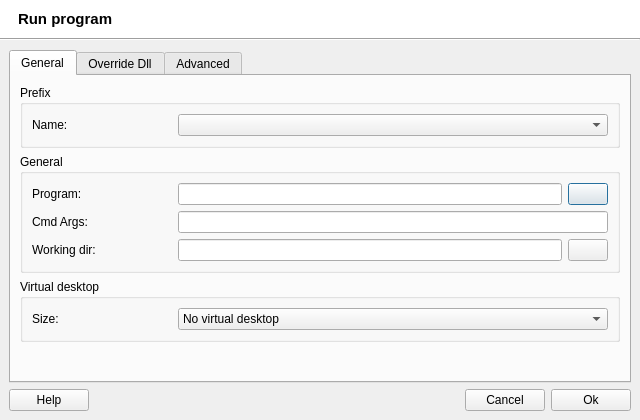
<?xml version="1.0" encoding="UTF-8"?>
<ui version="4.0">
 <class>Run</class>
 <widget class="QDialog" name="Run">
  <property name="windowModality">
   <enum>Qt::WindowModal</enum>
  </property>
  <property name="geometry">
   <rect>
    <x>0</x>
    <y>0</y>
    <width>640</width>
    <height>420</height>
   </rect>
  </property>
  <property name="minimumSize">
   <size>
    <width>340</width>
    <height>370</height>
   </size>
  </property>
  <property name="windowTitle">
   <string>Run program</string>
  </property>
  <property name="windowIcon">
   <iconset>
    <normaloff>:/data/q4wine.png</normaloff>:/data/q4wine.png</iconset>
  </property>
  <layout class="QVBoxLayout">
   <property name="spacing">
    <number>0</number>
   </property>
   <property name="margin">
    <number>0</number>
   </property>
   <item>
    <widget class="QWidget" name="widget_7" native="true">
     <property name="palette">
      <palette>
       <active>
        <colorrole role="Button">
         <brush brushstyle="SolidPattern">
          <color alpha="255">
           <red>255</red>
           <green>255</green>
           <blue>255</blue>
          </color>
         </brush>
        </colorrole>
        <colorrole role="Midlight">
         <brush brushstyle="SolidPattern">
          <color alpha="255">
           <red>255</red>
           <green>255</green>
           <blue>255</blue>
          </color>
         </brush>
        </colorrole>
        <colorrole role="Base">
         <brush brushstyle="SolidPattern">
          <color alpha="255">
           <red>255</red>
           <green>255</green>
           <blue>255</blue>
          </color>
         </brush>
        </colorrole>
        <colorrole role="Window">
         <brush brushstyle="SolidPattern">
          <color alpha="255">
           <red>255</red>
           <green>255</green>
           <blue>255</blue>
          </color>
         </brush>
        </colorrole>
       </active>
       <inactive>
        <colorrole role="Button">
         <brush brushstyle="SolidPattern">
          <color alpha="255">
           <red>255</red>
           <green>255</green>
           <blue>255</blue>
          </color>
         </brush>
        </colorrole>
        <colorrole role="Midlight">
         <brush brushstyle="SolidPattern">
          <color alpha="255">
           <red>255</red>
           <green>255</green>
           <blue>255</blue>
          </color>
         </brush>
        </colorrole>
        <colorrole role="Base">
         <brush brushstyle="SolidPattern">
          <color alpha="255">
           <red>255</red>
           <green>255</green>
           <blue>255</blue>
          </color>
         </brush>
        </colorrole>
        <colorrole role="Window">
         <brush brushstyle="SolidPattern">
          <color alpha="255">
           <red>255</red>
           <green>255</green>
           <blue>255</blue>
          </color>
         </brush>
        </colorrole>
       </inactive>
       <disabled>
        <colorrole role="Button">
         <brush brushstyle="SolidPattern">
          <color alpha="255">
           <red>255</red>
           <green>255</green>
           <blue>255</blue>
          </color>
         </brush>
        </colorrole>
        <colorrole role="Midlight">
         <brush brushstyle="SolidPattern">
          <color alpha="255">
           <red>255</red>
           <green>255</green>
           <blue>255</blue>
          </color>
         </brush>
        </colorrole>
        <colorrole role="Base">
         <brush brushstyle="SolidPattern">
          <color alpha="255">
           <red>255</red>
           <green>255</green>
           <blue>255</blue>
          </color>
         </brush>
        </colorrole>
        <colorrole role="Window">
         <brush brushstyle="SolidPattern">
          <color alpha="255">
           <red>255</red>
           <green>255</green>
           <blue>255</blue>
          </color>
         </brush>
        </colorrole>
       </disabled>
      </palette>
     </property>
     <property name="autoFillBackground">
      <bool>true</bool>
     </property>
     <layout class="QHBoxLayout">
      <property name="leftMargin">
       <number>18</number>
      </property>
      <item>
       <widget class="QLabel" name="lblCaption">
        <property name="font">
         <font>
          <pointsize>11</pointsize>
          <weight>75</weight>
          <bold>true</bold>
         </font>
        </property>
        <property name="text">
         <string>Run program</string>
        </property>
       </widget>
      </item>
      <item>
       <spacer>
        <property name="orientation">
         <enum>Qt::Horizontal</enum>
        </property>
        <property name="sizeHint" stdset="0">
         <size>
          <width>40</width>
          <height>20</height>
         </size>
        </property>
       </spacer>
      </item>
      <item>
       <widget class="QLabel" name="lblLogo">
        <property name="text">
         <string/>
        </property>
       </widget>
      </item>
     </layout>
    </widget>
   </item>
   <item>
    <widget class="Line" name="line">
     <property name="orientation">
      <enum>Qt::Horizontal</enum>
     </property>
    </widget>
   </item>
   <item>
    <widget class="QWidget" name="widget" native="true">
     <layout class="QVBoxLayout">
      <item>
       <widget class="QTabWidget" name="twbGeneral">
        <property name="currentIndex">
         <number>0</number>
        </property>
        <widget class="QWidget" name="tab">
         <attribute name="title">
          <string>General</string>
         </attribute>
         <layout class="QVBoxLayout" name="verticalLayout_2">
          <item>
           <widget class="QGroupBox" name="groupBox_7">
            <property name="title">
             <string>Prefix</string>
            </property>
            <layout class="QVBoxLayout">
             <item>
              <widget class="QWidget" name="widget_29" native="true">
               <layout class="QHBoxLayout">
                <property name="margin">
                 <number>0</number>
                </property>
                <item>
                 <widget class="QLabel" name="label_28">
                  <property name="minimumSize">
                   <size>
                    <width>140</width>
                    <height>0</height>
                   </size>
                  </property>
                  <property name="maximumSize">
                   <size>
                    <width>140</width>
                    <height>16777215</height>
                   </size>
                  </property>
                  <property name="text">
                   <string>Name:</string>
                  </property>
                 </widget>
                </item>
                <item>
                 <widget class="QComboBox" name="comboPrefixes"/>
                </item>
               </layout>
              </widget>
             </item>
            </layout>
           </widget>
          </item>
          <item>
           <widget class="QGroupBox" name="groupBox">
            <property name="title">
             <string>General</string>
            </property>
            <layout class="QVBoxLayout">
             <item>
              <widget class="QWidget" name="widget_2" native="true">
               <layout class="QHBoxLayout">
                <property name="margin">
                 <number>0</number>
                </property>
                <item>
                 <widget class="QLabel" name="label">
                  <property name="minimumSize">
                   <size>
                    <width>140</width>
                    <height>0</height>
                   </size>
                  </property>
                  <property name="maximumSize">
                   <size>
                    <width>140</width>
                    <height>16777215</height>
                   </size>
                  </property>
                  <property name="text">
                   <string>Program:</string>
                  </property>
                 </widget>
                </item>
                <item>
                 <widget class="QLineEdit" name="txtProgramBin"/>
                </item>
                <item>
                 <widget class="QPushButton" name="cmdGetProgramBin">
                  <property name="text">
                   <string/>
                  </property>
                  <property name="iconSize">
                   <size>
                    <width>16</width>
                    <height>16</height>
                   </size>
                  </property>
                 </widget>
                </item>
               </layout>
              </widget>
             </item>
             <item>
              <widget class="QWidget" name="widget_4" native="true">
               <layout class="QHBoxLayout">
                <property name="margin">
                 <number>0</number>
                </property>
                <item>
                 <widget class="QLabel" name="label_3">
                  <property name="minimumSize">
                   <size>
                    <width>140</width>
                    <height>0</height>
                   </size>
                  </property>
                  <property name="maximumSize">
                   <size>
                    <width>140</width>
                    <height>16777215</height>
                   </size>
                  </property>
                  <property name="text">
                   <string>Cmd Args:</string>
                  </property>
                 </widget>
                </item>
                <item>
                 <widget class="QLineEdit" name="txtCmdArgs"/>
                </item>
               </layout>
              </widget>
             </item>
             <item>
              <widget class="QWidget" name="widget_12" native="true">
               <layout class="QHBoxLayout">
                <property name="margin">
                 <number>0</number>
                </property>
                <item>
                 <widget class="QLabel" name="label_12">
                  <property name="minimumSize">
                   <size>
                    <width>140</width>
                    <height>0</height>
                   </size>
                  </property>
                  <property name="maximumSize">
                   <size>
                    <width>140</width>
                    <height>16777215</height>
                   </size>
                  </property>
                  <property name="text">
                   <string>Working dir:</string>
                  </property>
                 </widget>
                </item>
                <item>
                 <widget class="QLineEdit" name="txtWorkDir"/>
                </item>
                <item>
                 <widget class="QPushButton" name="cmdGetWorkDir">
                  <property name="text">
                   <string/>
                  </property>
                  <property name="iconSize">
                   <size>
                    <width>16</width>
                    <height>16</height>
                   </size>
                  </property>
                 </widget>
                </item>
               </layout>
              </widget>
             </item>
            </layout>
           </widget>
          </item>
          <item>
           <widget class="QGroupBox" name="groupBox_8">
            <property name="title">
             <string>Virtual desktop</string>
            </property>
            <layout class="QVBoxLayout" name="verticalLayout">
             <item>
              <widget class="QWidget" name="widget_13" native="true">
               <layout class="QHBoxLayout" name="_2">
                <property name="margin">
                 <number>0</number>
                </property>
                <item>
                 <widget class="QLabel" name="label_7">
                  <property name="minimumSize">
                   <size>
                    <width>140</width>
                    <height>0</height>
                   </size>
                  </property>
                  <property name="maximumSize">
                   <size>
                    <width>140</width>
                    <height>16777215</height>
                   </size>
                  </property>
                  <property name="text">
                   <string>Size:</string>
                  </property>
                 </widget>
                </item>
                <item>
                 <widget class="QComboBox" name="cboxDesktopSize">
                  <item>
                   <property name="text">
                    <string>No virtual desktop</string>
                   </property>
                  </item>
                  <item>
                   <property name="text">
                    <string>320x240</string>
                   </property>
                  </item>
                  <item>
                   <property name="text">
                    <string>640x480</string>
                   </property>
                  </item>
                  <item>
                   <property name="text">
                    <string>800x600</string>
                   </property>
                  </item>
                  <item>
                   <property name="text">
                    <string>1024x768</string>
                   </property>
                  </item>
                  <item>
                   <property name="text">
                    <string>1600x1200</string>
                   </property>
                  </item>
                  <item>
                   <property name="text">
                    <string>1440х900</string>
                   </property>
                  </item>
                  <item>
                   <property name="text">
                    <string>1680х1050</string>
                   </property>
                  </item>
                  <item>
                   <property name="text">
                    <string>1920x1200</string>
                   </property>
                  </item>
                  <item>
                   <property name="text">
                    <string>2560x1600</string>
                   </property>
                  </item>
                 </widget>
                </item>
               </layout>
              </widget>
             </item>
            </layout>
           </widget>
          </item>
          <item>
           <spacer>
            <property name="orientation">
             <enum>Qt::Vertical</enum>
            </property>
            <property name="sizeHint" stdset="0">
             <size>
              <width>680</width>
              <height>54</height>
             </size>
            </property>
           </spacer>
          </item>
         </layout>
        </widget>
        <widget class="QWidget" name="tab_3">
         <attribute name="title">
          <string>Override Dll</string>
         </attribute>
         <layout class="QVBoxLayout">
          <item>
           <widget class="QGroupBox" name="groupBox_5">
            <property name="title">
             <string>Present wine dlls</string>
            </property>
            <layout class="QHBoxLayout">
             <item>
              <widget class="QComboBox" name="cboxDlls">
               <property name="minimumSize">
                <size>
                 <width>300</width>
                 <height>0</height>
                </size>
               </property>
               <property name="maximumSize">
                <size>
                 <width>300</width>
                 <height>16777215</height>
                </size>
               </property>
               <property name="maxVisibleItems">
                <number>5</number>
               </property>
              </widget>
             </item>
             <item>
              <spacer>
               <property name="orientation">
                <enum>Qt::Horizontal</enum>
               </property>
               <property name="sizeHint" stdset="0">
                <size>
                 <width>40</width>
                 <height>20</height>
                </size>
               </property>
              </spacer>
             </item>
             <item>
              <widget class="QComboBox" name="cboxOveride">
               <item>
                <property name="text">
                 <string>Native</string>
                </property>
               </item>
               <item>
                <property name="text">
                 <string>Buildin</string>
                </property>
               </item>
               <item>
                <property name="text">
                 <string>Native, Buildin</string>
                </property>
               </item>
               <item>
                <property name="text">
                 <string>Buildin, Native</string>
                </property>
               </item>
              </widget>
             </item>
             <item>
              <widget class="QPushButton" name="cmdAdd">
               <property name="text">
                <string>Add</string>
               </property>
              </widget>
             </item>
            </layout>
           </widget>
          </item>
          <item>
           <widget class="QGroupBox" name="groupBox_6">
            <property name="title">
             <string>Overrided dlls</string>
            </property>
            <layout class="QGridLayout">
             <item row="0" column="0">
              <widget class="QTableWidget" name="twDlls">
               <property name="selectionMode">
                <enum>QAbstractItemView::SingleSelection</enum>
               </property>
               <property name="selectionBehavior">
                <enum>QAbstractItemView::SelectRows</enum>
               </property>
               <property name="sortingEnabled">
                <bool>false</bool>
               </property>
               <column>
                <property name="text">
                 <string>Dll name</string>
                </property>
               </column>
               <column>
                <property name="text">
                 <string>Override algoritm</string>
                </property>
               </column>
              </widget>
             </item>
            </layout>
           </widget>
          </item>
         </layout>
        </widget>
        <widget class="QWidget" name="tab_2">
         <attribute name="title">
          <string>Advanced</string>
         </attribute>
         <layout class="QVBoxLayout">
          <item>
           <widget class="QGroupBox" name="groupBox_4">
            <property name="title">
             <string>Display</string>
            </property>
            <layout class="QVBoxLayout">
             <property name="spacing">
              <number>2</number>
             </property>
             <item>
              <widget class="QWidget" name="widget_9" native="true">
               <layout class="QHBoxLayout">
                <property name="margin">
                 <number>0</number>
                </property>
                <item>
                 <widget class="QLabel" name="label_10">
                  <property name="minimumSize">
                   <size>
                    <width>140</width>
                    <height>0</height>
                   </size>
                  </property>
                  <property name="maximumSize">
                   <size>
                    <width>140</width>
                    <height>16777215</height>
                   </size>
                  </property>
                  <property name="text">
                   <string>DISPLAY:</string>
                  </property>
                 </widget>
                </item>
                <item>
                 <widget class="QLineEdit" name="txtDisplay"/>
                </item>
               </layout>
              </widget>
             </item>
            </layout>
           </widget>
          </item>
          <item>
           <widget class="QGroupBox" name="groupBox_3">
            <property name="title">
             <string>Debug options</string>
            </property>
            <layout class="QVBoxLayout">
             <property name="topMargin">
              <number>0</number>
             </property>
             <item>
              <widget class="QCheckBox" name="cbUseConsole">
               <property name="text">
                <string>Run with output in console</string>
               </property>
              </widget>
             </item>
             <item>
              <widget class="QWidget" name="widget_8" native="true">
               <layout class="QHBoxLayout">
                <property name="margin">
                 <number>0</number>
                </property>
                <item>
                 <widget class="QLabel" name="label_9">
                  <property name="minimumSize">
                   <size>
                    <width>140</width>
                    <height>0</height>
                   </size>
                  </property>
                  <property name="maximumSize">
                   <size>
                    <width>140</width>
                    <height>16777215</height>
                   </size>
                  </property>
                  <property name="text">
                   <string>WINEDEBUG:</string>
                  </property>
                 </widget>
                </item>
                <item>
                 <widget class="QLineEdit" name="txtWinedebug">
                  <property name="enabled">
                   <bool>false</bool>
                  </property>
                 </widget>
                </item>
               </layout>
              </widget>
             </item>
            </layout>
           </widget>
          </item>
          <item>
           <widget class="QGroupBox" name="groupBox_9">
            <property name="title">
             <string>Nice level priority</string>
            </property>
            <layout class="QVBoxLayout" name="_3">
             <property name="topMargin">
              <number>0</number>
             </property>
             <item>
              <widget class="QWidget" name="widget_14" native="true">
               <layout class="QHBoxLayout" name="_4">
                <property name="margin">
                 <number>0</number>
                </property>
                <item>
                 <widget class="QLabel" name="label_13">
                  <property name="minimumSize">
                   <size>
                    <width>140</width>
                    <height>0</height>
                   </size>
                  </property>
                  <property name="maximumSize">
                   <size>
                    <width>140</width>
                    <height>16777215</height>
                   </size>
                  </property>
                  <property name="text">
                   <string>Priority:</string>
                  </property>
                 </widget>
                </item>
                <item>
                 <widget class="QSpinBox" name="txtNice">
                  <property name="minimum">
                   <number>0</number>
                  </property>
                  <property name="maximum">
                   <number>20</number>
                  </property>
                 </widget>
                </item>
               </layout>
              </widget>
             </item>
            </layout>
           </widget>
          </item>
          <item>
           <spacer>
            <property name="orientation">
             <enum>Qt::Vertical</enum>
            </property>
            <property name="sizeHint" stdset="0">
             <size>
              <width>20</width>
              <height>40</height>
             </size>
            </property>
           </spacer>
          </item>
         </layout>
        </widget>
       </widget>
      </item>
      <item>
       <layout class="QHBoxLayout">
        <item>
         <widget class="QPushButton" name="cmdHelp">
          <property name="text">
           <string>Help</string>
          </property>
         </widget>
        </item>
        <item>
         <spacer>
          <property name="orientation">
           <enum>Qt::Horizontal</enum>
          </property>
          <property name="sizeHint" stdset="0">
           <size>
            <width>40</width>
            <height>20</height>
           </size>
          </property>
         </spacer>
        </item>
        <item>
         <widget class="QPushButton" name="cmdCancel">
          <property name="text">
           <string>Cancel</string>
          </property>
         </widget>
        </item>
        <item>
         <widget class="QPushButton" name="cmdOk">
          <property name="text">
           <string>Ok</string>
          </property>
         </widget>
        </item>
       </layout>
      </item>
     </layout>
    </widget>
   </item>
  </layout>
 </widget>
 <resources/>
 <connections/>
</ui>
